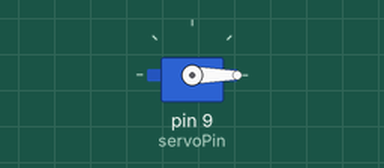
A sketch run on a simulated Arduino Uno, built with avr-gcc and run on an emulated ATmega328P. Parts: servo.

Above: at 0.05 s.
At 0.9 s:
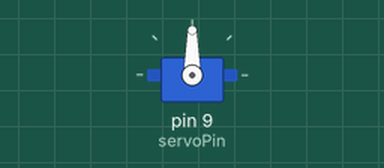
At 1.2 s:
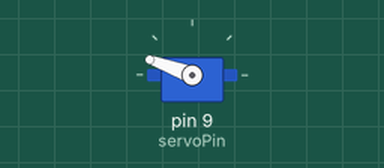
At 1.8 s:
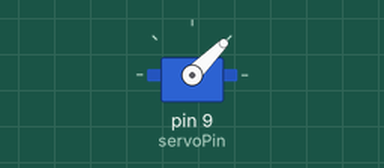
Timing chart, 0 to 4.8 s (numbered marks = the images above):
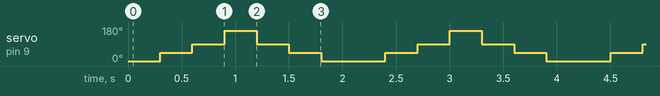

The sketch:

servo2.ino
```cpp
#include <Servo.h>
int servoPin = 9;

int angle1 = 0;
int angle2 = 45;
int angle3 = 90;
int angle4 = 160;

Servo myServo;

int dt = 300;

void setup() {
  // put your setup code here, to run once:

   myServo.attach(servoPin);

}

void loop() {
  // put your main code here, to run repeatedly:

  myServo.write(angle1);
  delay(dt);
  myServo.write(angle2);
  delay(dt);
  myServo.write(angle3);
  delay(dt);
  myServo.write(angle4);
  delay(dt);
  myServo.write(angle3);
  delay(dt);
  myServo.write(angle2);
  delay(dt);
  myServo.write(angle1);
  delay(dt);

}
```

Measured:
- by itself, servo on pin 9 (servoPin): repeats every 2.1 s: 90° 0.30 s, 160° 0.30 s, 90° 0.30 s, 45° 0.30 s, 0° 0.60 s, 45° 0.30 s
